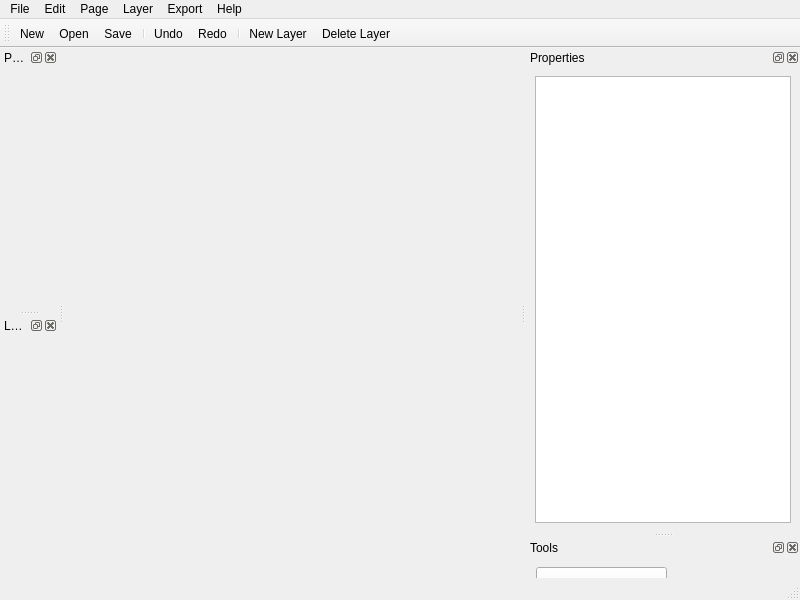
<?xml version="1.0" encoding="UTF-8"?>
<ui version="4.0">
 <class>MainWindow</class>
 <widget class="QMainWindow" name="MainWindow">
  <property name="geometry">
   <rect>
    <x>0</x>
    <y>0</y>
    <width>800</width>
    <height>600</height>
   </rect>
  </property>
  <property name="baseSize">
   <size>
    <width>80</width>
    <height>0</height>
   </size>
  </property>
  <property name="windowTitle">
   <string>MainWindow</string>
  </property>
  <property name="autoFillBackground">
   <bool>false</bool>
  </property>
  <widget class="QWidget" name="centralwidget"/>
  <widget class="QMenuBar" name="menubar">
   <property name="geometry">
    <rect>
     <x>0</x>
     <y>0</y>
     <width>800</width>
     <height>21</height>
    </rect>
   </property>
   <widget class="QMenu" name="menuFile">
    <property name="title">
     <string>File</string>
    </property>
    <addaction name="action_new"/>
    <addaction name="action_open"/>
    <addaction name="action_save"/>
    <addaction name="action_exit"/>
   </widget>
   <widget class="QMenu" name="menuLayer">
    <property name="title">
     <string>Layer</string>
    </property>
    <addaction name="action_new_layer"/>
    <addaction name="action_delete_layer"/>
   </widget>
   <widget class="QMenu" name="menuEdit">
    <property name="title">
     <string>Edit</string>
    </property>
    <addaction name="action_undo"/>
    <addaction name="action_redo"/>
    <addaction name="separator"/>
    <addaction name="action_cut"/>
    <addaction name="action_copy"/>
    <addaction name="action_paste"/>
    <addaction name="separator"/>
    <addaction name="action_select_all"/>
    <addaction name="action_select_none"/>
   </widget>
   <widget class="QMenu" name="menuPage">
    <property name="title">
     <string>Page</string>
    </property>
    <addaction name="action_new_page"/>
    <addaction name="action_delete_page"/>
   </widget>
   <widget class="QMenu" name="menuExport">
    <property name="title">
     <string>Export</string>
    </property>
    <addaction name="action_export"/>
    <addaction name="action_export_options"/>
   </widget>
   <widget class="QMenu" name="menuHelp">
    <property name="title">
     <string>Help</string>
    </property>
    <addaction name="action_help"/>
    <addaction name="action_about"/>
   </widget>
   <addaction name="menuFile"/>
   <addaction name="menuEdit"/>
   <addaction name="menuPage"/>
   <addaction name="menuLayer"/>
   <addaction name="menuExport"/>
   <addaction name="menuHelp"/>
  </widget>
  <widget class="QStatusBar" name="statusbar"/>
  <widget class="QDockWidget" name="pages_dock">
   <property name="windowTitle">
    <string>Pages</string>
   </property>
   <attribute name="dockWidgetArea">
    <number>1</number>
   </attribute>
   <widget class="QWidget" name="dockWidgetContents_4"/>
  </widget>
  <widget class="QDockWidget" name="layer_dock">
   <property name="sizePolicy">
    <sizepolicy hsizetype="Preferred" vsizetype="Preferred">
     <horstretch>0</horstretch>
     <verstretch>0</verstretch>
    </sizepolicy>
   </property>
   <property name="floating">
    <bool>false</bool>
   </property>
   <property name="windowTitle">
    <string>Layers</string>
   </property>
   <attribute name="dockWidgetArea">
    <number>1</number>
   </attribute>
   <widget class="QWidget" name="dockWidgetContents"/>
  </widget>
  <widget class="QToolBar" name="tool_bar">
   <property name="windowTitle">
    <string>toolBar</string>
   </property>
   <attribute name="toolBarArea">
    <enum>TopToolBarArea</enum>
   </attribute>
   <attribute name="toolBarBreak">
    <bool>false</bool>
   </attribute>
   <addaction name="action_new"/>
   <addaction name="action_open"/>
   <addaction name="action_save"/>
   <addaction name="separator"/>
   <addaction name="action_undo"/>
   <addaction name="action_redo"/>
   <addaction name="separator"/>
   <addaction name="action_new_layer"/>
   <addaction name="action_delete_layer"/>
  </widget>
  <widget class="QDockWidget" name="dockWidget">
   <property name="windowTitle">
    <string>Properties</string>
   </property>
   <attribute name="dockWidgetArea">
    <number>2</number>
   </attribute>
   <widget class="QWidget" name="dockWidgetContents_2">
    <layout class="QGridLayout" name="gridLayout">
     <item row="0" column="0">
      <widget class="QTableView" name="propertiesTable">
       <attribute name="verticalHeaderVisible">
        <bool>false</bool>
       </attribute>
      </widget>
     </item>
    </layout>
   </widget>
  </widget>
  <widget class="QDockWidget" name="dockWidget_2">
   <property name="windowTitle">
    <string>Tools</string>
   </property>
   <attribute name="dockWidgetArea">
    <number>2</number>
   </attribute>
   <widget class="QWidget" name="dockWidgetContents_3">
    <widget class="QToolButton" name="buttonNoTool">
     <property name="geometry">
      <rect>
       <x>10</x>
       <y>10</y>
       <width>131</width>
       <height>61</height>
      </rect>
     </property>
     <property name="text">
      <string>None</string>
     </property>
    </widget>
    <widget class="QToolButton" name="buttonMoveTool">
     <property name="geometry">
      <rect>
       <x>10</x>
       <y>80</y>
       <width>131</width>
       <height>61</height>
      </rect>
     </property>
     <property name="text">
      <string>Move</string>
     </property>
    </widget>
   </widget>
  </widget>
  <action name="action_new">
   <property name="text">
    <string>New</string>
   </property>
  </action>
  <action name="action_open">
   <property name="text">
    <string>Open</string>
   </property>
  </action>
  <action name="action_save">
   <property name="text">
    <string>Save</string>
   </property>
  </action>
  <action name="action_exit">
   <property name="text">
    <string>Exit</string>
   </property>
  </action>
  <action name="action_new_layer">
   <property name="text">
    <string>New Layer</string>
   </property>
  </action>
  <action name="action_delete_layer">
   <property name="text">
    <string>Delete Layer</string>
   </property>
  </action>
  <action name="action_undo">
   <property name="text">
    <string>Undo</string>
   </property>
  </action>
  <action name="action_redo">
   <property name="text">
    <string>Redo</string>
   </property>
  </action>
  <action name="action_cut">
   <property name="text">
    <string>Cut</string>
   </property>
  </action>
  <action name="action_copy">
   <property name="text">
    <string>Copy</string>
   </property>
  </action>
  <action name="action_paste">
   <property name="text">
    <string>Paste</string>
   </property>
  </action>
  <action name="action_select_all">
   <property name="text">
    <string>Select All</string>
   </property>
  </action>
  <action name="action_select_none">
   <property name="text">
    <string>Select None</string>
   </property>
  </action>
  <action name="action_new_page">
   <property name="text">
    <string>New Page</string>
   </property>
  </action>
  <action name="action_delete_page">
   <property name="text">
    <string>Delete Page</string>
   </property>
  </action>
  <action name="action_export">
   <property name="text">
    <string>Export to Web</string>
   </property>
  </action>
  <action name="action_export_options">
   <property name="text">
    <string>Export Options...</string>
   </property>
  </action>
  <action name="action_about">
   <property name="text">
    <string>About</string>
   </property>
  </action>
  <action name="action_help">
   <property name="text">
    <string>Online Help...</string>
   </property>
  </action>
  <zorder>layer_dock</zorder>
  <zorder>pages_dock</zorder>
  <zorder>dockWidget</zorder>
  <zorder>dockWidget_2</zorder>
 </widget>
 <resources/>
 <connections>
  <connection>
   <sender>action_new_layer</sender>
   <signal>triggered()</signal>
   <receiver>MainWindow</receiver>
   <slot>_on_action_new_layer()</slot>
   <hints>
    <hint type="sourcelabel">
     <x>-1</x>
     <y>-1</y>
    </hint>
    <hint type="destinationlabel">
     <x>399</x>
     <y>299</y>
    </hint>
   </hints>
  </connection>
  <connection>
   <sender>action_save</sender>
   <signal>triggered()</signal>
   <receiver>MainWindow</receiver>
   <slot>_on_action_save_document()</slot>
   <hints>
    <hint type="sourcelabel">
     <x>-1</x>
     <y>-1</y>
    </hint>
    <hint type="destinationlabel">
     <x>399</x>
     <y>299</y>
    </hint>
   </hints>
  </connection>
 </connections>
 <slots>
  <slot>_on_action_new_layer()</slot>
  <slot>_on_action_save_document()</slot>
 </slots>
</ui>
